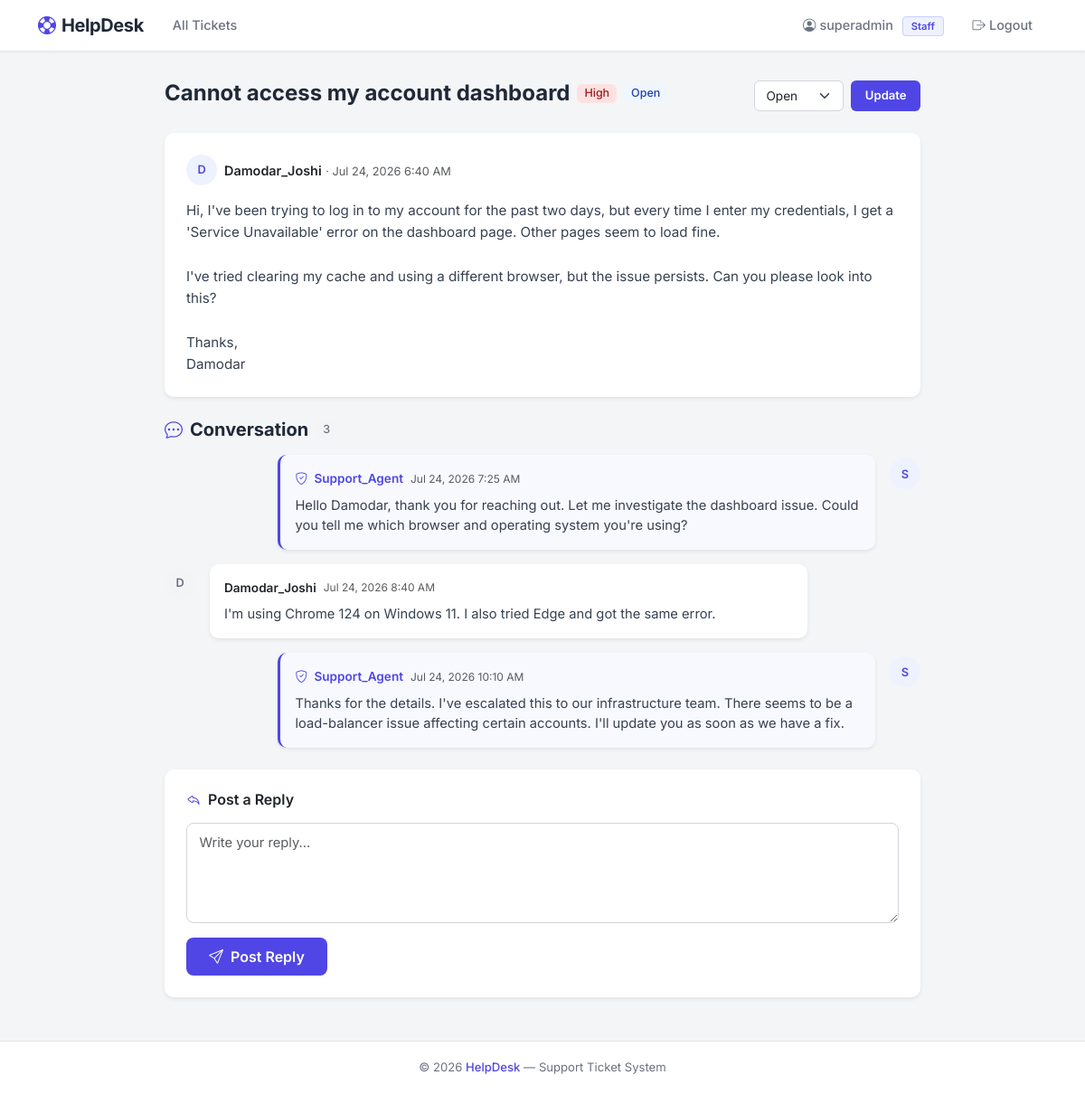
The page /ticket/5/ (signed in) on the database its author committed.
### tickets/models.py (models this page shows, shortened)
class Ticket(models.Model):
    user = models.ForeignKey(User, on_delete=models.CASCADE)
    subject = models.CharField(max_length=200)
    description = models.TextField()
    priority = models.CharField(max_length=50, default='medium', choices=[('low', 'Low'), ('medium', 'Medium'), ('high', 'High')])
    status = models.CharField(max_length=50, default='open', choices=[('open', 'Open'), ('in_progress', 'In Progress'), ('resolved', 'Resolved'), ('closed', 'Closed')])
    created_at = models.DateTimeField(auto_now_add=True)

class TicketReply(models.Model):
    ticket = models.ForeignKey(Ticket, on_delete=models.CASCADE)
    author = models.ForeignKey(User, on_delete=models.CASCADE)
    message = models.TextField()
    created_at = models.DateTimeField(auto_now_add=True)

### tickets/views.py (the view)
# urls.py: path('ticket/<int:ticket_id>/', views.ticket_detail, name='ticket_detail'),
@login_required
def ticket_detail(request, ticket_id):
    ticket = get_object_or_404(Ticket, id=ticket_id)
    if not request.user.is_staff and ticket.user != request.user:
        messages.error(request, "You don't have permission to view this ticket.")
        return redirect('ticket_list')
    replies = ticket.ticketreply_set.all().order_by('created_at')
    if request.method == 'POST':
        form = TicketReplyForm(request.POST)
        if form.is_valid():
            reply = form.save(commit=False)
            reply.ticket = ticket
            reply.author = request.user
            reply.save()
            messages.success(request, 'Reply posted.')
            return redirect('ticket_detail', ticket_id=ticket.id)
    else:
        form = TicketReplyForm()
    return render(request, 'tickets/ticket_detail.html', {
        'ticket': ticket,
        'replies': replies,
        'form': form,
    })

### tickets/forms.py
class TicketReplyForm(forms.ModelForm):
    class Meta:
        model = TicketReply
        fields = ['message']
        widgets = {
            'message': forms.Textarea(attrs={'class': 'form-control'}),
        }

### tickets/templates/tickets/ticket_detail.html (shortened to what this page needs)
{% extends 'tickets/base.html' %}
{% block content %}
<div class="container" style="max-width: 860px;">
    <div class="d-flex flex-wrap align-items-start justify-content-between gap-2 mb-4">
        <div class="d-flex flex-wrap align-items-center gap-2">
            <h4 class="fw-bold mb-0">{{ ticket.subject }}</h4>
            {% if ticket.priority == 'low' %}
            <span class="badge fw-medium px-2 py-1" style="background: #F3F4F6; color: #6B7280; font-size: 0.78rem;">Low</span>
            {% elif ticket.priority == 'medium' %}
            <span class="badge fw-medium px-2 py-1" style="background: #FEF3C7; color: #92400E; font-size: 0.78rem;">Medium</span>
            {% elif ticket.priority == 'high' %}
            <span class="badge fw-medium px-2 py-1" style="background: #FEE2E2; color: #991B1B; font-size: 0.78rem;">High</span>
            {% endif %}
            {% if ticket.status == 'open' %}
            <span class="badge fw-medium px-2 py-1" style="background: #EFF6FF; color: #1E40AF; font-size: 0.78rem;">Open</span>
            {% elif ticket.status == 'in_progress' %}
            <span class="badge fw-medium px-2 py-1" style="background: #FEF3C7; color: #92400E; font-size: 0.78rem;">In Progress</span>
            {% elif ticket.status == 'resolved' %}
            <span class="badge fw-medium px-2 py-1" style="background: #ECFDF5; color: #065F46; font-size: 0.78rem;">Resolved</span>
            {% elif ticket.status == 'closed' %}
            <span class="badge fw-medium px-2 py-1" style="background: #F3F4F6; color: #4B5563; font-size: 0.78rem;">Closed</span>
            {% endif %}
        </div>
        {% if user.is_staff %}
        <form method="post" action="{% url 'update_status' ticket.id %}" class="d-flex align-items-center gap-2">
            <select name="status" class="form-select form-select-sm" style="border-radius: 6px; border: 1px solid #D1D5DB; font-size: 0.85rem; padding: 0.35rem 0.75rem; width: auto;">
                <option value="open" {% if ticket.status == 'open' %}selected{% endif %}>Open</option>
            </select>
            <button type="submit" class="btn btn-sm fw-semibold" style="background: #4F46E5; color: #fff; border-radius: 6px; font-size: 0.82rem; padding: 0.38rem 0.9rem; white-space: nowrap;">Update</button>
        </form>
        {% endif %}
    </div>
    <div class="card border-0 shadow-sm mb-4" style="border-radius: 10px;">
        <div class="card-body p-4">
            <div class="d-flex align-items-center gap-2 mb-3">
                <div class="d-flex align-items-center justify-content-center rounded-circle fw-semibold" style="width: 34px; height: 34px; background: #EEF2FF; color: #4F46E5; font-size: 0.8rem;">
                    {{ ticket.user.username|first|upper }}
                </div>
                <div>
                    <span class="fw-semibold" style="font-size: 0.9rem;">{{ ticket.user.username }}</span>
                    <span class="text-muted" style="font-size: 0.8rem;"> &middot; {{ ticket.created_at|date:"M j, Y g:i A" }}</span>
                </div>
            </div>
            <p class="mb-0" style="font-size: 0.95rem; line-height: 1.6; color: #374151; white-space: pre-wrap;">{{ ticket.description }}</p>
        </div>
    </div>
    <div class="mb-4">
        <h5 class="fw-bold mb-3 d-flex align-items-center gap-2">
            <i class="bi bi-chat-dots" style="color: #4F46E5;"></i> Conversation
            <span class="badge fw-medium rounded-pill" style="background: #F3F4F6; color: #6B7280; font-size: 0.78rem;">{{ replies|length }}</span>
        </h5>
        {% if replies %}
        <div class="d-flex flex-column gap-3">
            {% for reply in replies %}
            {% if reply.author == ticket.user %}
            <div class="d-flex gap-3" style="max-width: 85%;">
                <div class="flex-shrink-0 d-flex align-items-start mt-1">
                    <div class="d-flex align-items-center justify-content-center rounded-circle fw-semibold" style="width: 34px; height: 34px; background: #F3F4F6; color: #6B7280; font-size: 0.8rem;">
                        {{ reply.author.username|first|upper }}
                    </div>
                </div>
                <div class="flex-grow-1">
                    <div class="card border-0 shadow-sm" style="border-radius: 10px;">
                        <div class="card-body p-3">
                            <div class="d-flex align-items-center gap-2 mb-2">
                                <span class="fw-semibold" style="font-size: 0.85rem;">{{ reply.author.username }}</span>
                                <span class="text-muted" style="font-size: 0.75rem;">{{ reply.created_at|date:"M j, Y g:i A" }}</span>
                            </div>
                            <p class="mb-0" style="font-size: 0.92rem; line-height: 1.5; color: #374151; white-space: pre-wrap;">{{ reply.message }}</p>
                        </div>
                    </div>
                </div>
            </div>
            {% else %}
            <div class="d-flex flex-row-reverse gap-3 ms-auto" style="max-width: 85%;">
                <div class="flex-shrink-0 d-flex align-items-start mt-1">
                    <div class="d-flex align-items-center justify-content-center rounded-circle fw-semibold" style="width: 34px; height: 34px; background: #EEF2FF; color: #4F46E5; font-size: 0.8rem;">
                        {{ reply.author.username|first|upper }}
                    </div>
                </div>
                <div class="flex-grow-1">
                    <div class="card border-0 shadow-sm" style="border-radius: 10px; border-left: 3px solid #4F46E5 !important; background: #F8F9FF;">
                        <div class="card-body p-3">
                            <div class="d-flex align-items-center gap-2 mb-2">
                                <span class="fw-semibold" style="font-size: 0.85rem; color: #4F46E5;">
                                    {% if reply.author.is_staff %}<i class="bi bi-shield-check me-1"></i>{% endif %}
                                    {{ reply.author.username }}
                                </span>
                                <span class="text-muted" style="font-size: 0.75rem;">{{ reply.created_at|date:"M j, Y g:i A" }}</span>
                            </div>
                            <p class="mb-0" style="font-size: 0.92rem; line-height: 1.5; color: #374151; white-space: pre-wrap;">{{ reply.message }}</p>
                        </div>
                    </div>
                </div>
            </div>
            {% endif %}
            {% endfor %}
        </div>
        {% else %}
        <div class="text-center py-4">
            <i class="bi bi-chat-square-text" style="font-size: 2rem; color: #D1D5DB;"></i>
            <p class="text-muted small mt-2 mb-0">No replies yet. Be the first to respond.</p>
        </div>
        {% endif %}
    </div>
    <div class="card border-0 shadow-sm" style="border-radius: 10px;">
        <div class="card-body p-4">
            <h6 class="fw-semibold mb-3 d-flex align-items-center gap-2">
                <i class="bi bi-reply" style="color: #4F46E5;"></i> Post a Reply
            </h6>
            <form method="post">
                <div class="mb-3">
                    <textarea name="{{ form.message.name }}" id="{{ form.message.id_for_label }}" class="form-control" rows="4" placeholder="Write your reply..." required style="border: 1px solid #D1D5DB; border-radius: 8px; padding: 0.65rem 0.85rem; font-size: 0.92rem; resize: vertical;"></textarea>
                </div>
                <button type="submit" class="btn fw-semibold py-2 px-4 d-inline-flex align-items-center gap-2" style="background: #4F46E5; color: #fff; border-radius: 8px;">
                    <i class="bi bi-send"></i> Post Reply
                </button>
            </form>
        </div>
    </div>
</div>
{% endblock %}

### tickets/templates/tickets/base.html (shortened to what this page needs)
<!DOCTYPE html>
<html lang="en">
<head>
    <link href="https://cdn.jsdelivr.net/npm/bootstrap@5.3.3/dist/css/bootstrap.min.css" rel="stylesheet">
    <link rel="stylesheet" href="https://cdn.jsdelivr.net/npm/bootstrap-icons@1.11.3/font/bootstrap-icons.min.css">
</head>
<body>
    <nav class="navbar navbar-expand-sm">
        <div class="container">
            <a class="navbar-brand" href="{% url 'ticket_list' %}">
                <i class="bi bi-life-preserver"></i>HelpDesk
            </a>
            <div class="collapse navbar-collapse" id="navbarNav">
                <ul class="navbar-nav me-auto">
                    <li class="nav-item">
                        <a class="nav-link {% if request.resolver_match.url_name == 'ticket_list' %}active{% endif %}" href="{% url 'ticket_list' %}">
                            {% if request.user.is_staff %}All Tickets{% else %}My Tickets{% endif %}
                        </a>
                    </li>
                </ul>
                <ul class="navbar-nav">
                    {% if user.is_authenticated %}
                        <li class="nav-item d-flex align-items-center">
                            <span class="nav-link text-dark fw-medium" style="cursor:default; background:transparent;">
                                <i class="bi bi-person-circle me-1"></i>{{ user.username }}
                                {% if user.is_staff %}<span class="badge-staff">Staff</span>{% endif %}
                            </span>
                        </li>
                        <li class="nav-item">
                            <a class="nav-link" href="{% url 'logout' %}">
                                <i class="bi bi-box-arrow-right me-1"></i>Logout
                            </a>
                        </li>
                    {% endif %}
                </ul>
            </div>
        </div>
    </nav>
    <main>
        {% block content %}{% endblock %}
    </main>
    <footer class="footer">
        <div class="container">
            <span>&copy; {% now "Y" %} <a href="#">HelpDesk</a> &mdash; Support Ticket System</span>
        </div>
    </footer>
</body>
</html>

### tickets/templates/tickets/base.html (style rules this page uses)
:root { --bg-body: #F4F5F7; --card-bg: #FFFFFF; --primary: #4F46E5; --text-primary: #1F2937; --text-muted: #6B7280; --priority-low: #6B7280; --priority-medium: #F59E0B; --priority-high: #DC2626; --status-open: #3B82F6; --status-in-progress: #F59E0B; --status-resolved: #10B981; --status-closed: #6B7280; }
body { font-family: 'Inter', -apple-system, BlinkMacSystemFont, sans-serif; background-color: var(--bg-body); color: var(--text-primary); min-height: 100vh; display: flex; flex-direction: column; }
.navbar { background: var(--card-bg) !important; border-bottom: 1px solid #E5E7EB; box-shadow: 0 1px 3px rgba(0,0,0,0.05); }
.navbar-brand { font-weight: 700; font-size: 1.25rem; color: var(--text-primary) !important; letter-spacing: -0.02em; }
.navbar-brand i { color: var(--primary); margin-right: 0.4rem; }
.nav-link { font-weight: 500; color: var(--text-muted) !important; font-size: 0.9rem; padding: 0.5rem 1rem !important; border-radius: 6px; transition: all 0.15s ease; }
.badge-staff { background: #EEF2FF; color: var(--primary); font-size: 0.7rem; font-weight: 600; padding: 0.2rem 0.55rem; border-radius: 4px; margin-left: 0.4rem; vertical-align: middle; border: 1px solid #C7D2FE; }
main { flex: 1; padding: 2rem 1rem 3rem; }
.footer { background: var(--card-bg); border-top: 1px solid #E5E7EB; padding: 1.2rem 0; text-align: center; font-size: 0.82rem; color: var(--text-muted); }
.footer a { color: var(--primary); text-decoration: none; font-weight: 500; }

### rows shown on the page
Ticket: subject "Cannot access my account dashboard", status "Open", user.username|first "D", user.username "Damodar_Joshi", created_at "Jul 24, 2026 6:40 AM", description "Hi, I've been trying to log in to my account for the past two days, but every time I enter my credentials, I get a 'Service Unavailable' error on the dashboard page. Other pages seem to load fine. I've tried clearing my cache and using a different browser, but the issue persists. Can you please look into this? Thanks, Damodar"
TicketReply: author.username|first "S", author.username "Support_Agent", created_at "Jul 24, 2026 7:25 AM", message "Hello Damodar, thank you for reaching out. Let me investigate the dashboard issue. Could you tell me which browser and operating system you're using?"
TicketReply: author.username|first "D", author.username "Damodar_Joshi", created_at "Jul 24, 2026 8:40 AM", message "I'm using Chrome 124 on Windows 11. I also tried Edge and got the same error."
TicketReply: author.username|first "S", author.username "Support_Agent", created_at "Jul 24, 2026 10:10 AM", message "Thanks for the details. I've escalated this to our infrastructure team. There seems to be a load-balancer issue affecting certain accounts. I'll update you as soon as we have a fix."

### other values the page prints
{{ user.username }} "superadmin"
{{ replies|length }} "3"
